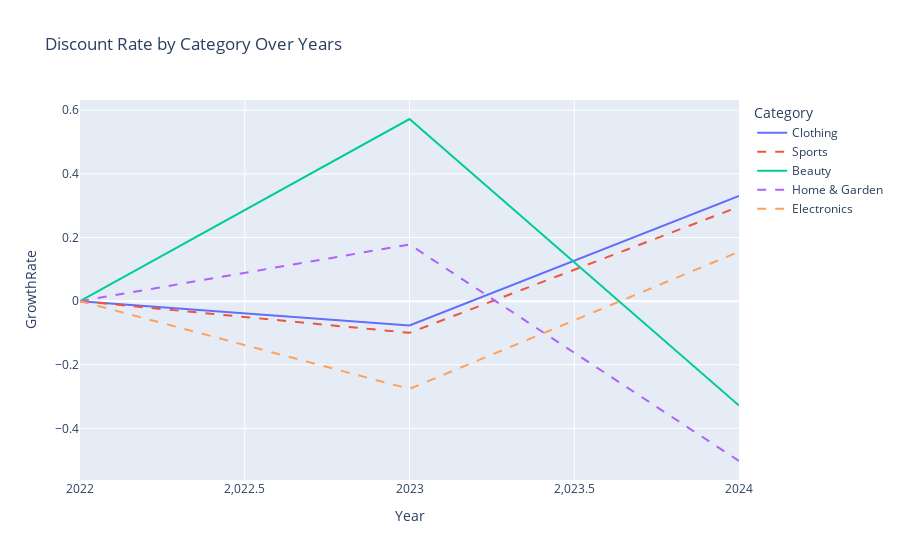

This figure's notebook cell:
### Code cell
# Assuming you have sales_by_category_year DataFrame already calculated

# Define custom category order
category_order = ['Clothing', 'Sports', 'Beauty', 'Home & Garden', 'Electronics']

# Plotting with Plotly Express
fig = px.line(sales_by_category_year, x='Year', y='GrowthRate', color='Category',
              title='Discount Rate by Category Over Years',
              category_orders={'Category': category_order},  # Set category order
              )

# Manually set line dash for specific categories
for category in ['Home & Garden', 'Electronics', 'Sports']:
    fig.update_traces(selector=dict(name=category), line=dict(dash='dash'))

# Show the plot
fig.show()

### Figure 1 — Plotly figure (JSON) as saved in the notebook; plotly's stock layout.template omitted (floating-point values rounded to 4 significant figures)
{"data": [{"hovertemplate": "Category=Clothing<br>Year=%{x}<br>GrowthRate=%{y}<extra></extra>", "legendgroup": "Clothing", "line": {"color": "#636efa", "dash": "solid"}, "marker": {"symbol": "circle"}, "mode": "lines", "name": "Clothing", "orientation": "v", "showlegend": true, "type": "scatter", "x": [2022, 2023, 2024], "xaxis": "x", "y": [0, -0.07637, 0.3305], "yaxis": "y"}, {"hovertemplate": "Category=Sports<br>Year=%{x}<br>GrowthRate=%{y}<extra></extra>", "legendgroup": "Sports", "line": {"color": "#EF553B", "dash": "dash"}, "marker": {"symbol": "circle"}, "mode": "lines", "name": "Sports", "orientation": "v", "showlegend": true, "type": "scatter", "x": [2022, 2023, 2024], "xaxis": "x", "y": [0, -0.09962, 0.2969], "yaxis": "y"}, {"hovertemplate": "Category=Beauty<br>Year=%{x}<br>GrowthRate=%{y}<extra></extra>", "legendgroup": "Beauty", "line": {"color": "#00cc96", "dash": "solid"}, "marker": {"symbol": "circle"}, "mode": "lines", "name": "Beauty", "orientation": "v", "showlegend": true, "type": "scatter", "x": [2022, 2023, 2024], "xaxis": "x", "y": [0, 0.5725, -0.3282], "yaxis": "y"}, {"hovertemplate": "Category=Home & Garden<br>Year=%{x}<br>GrowthRate=%{y}<extra></extra>", "legendgroup": "Home & Garden", "line": {"color": "#ab63fa", "dash": "dash"}, "marker": {"symbol": "circle"}, "mode": "lines", "name": "Home & Garden", "orientation": "v", "showlegend": true, "type": "scatter", "x": [2022, 2023, 2024], "xaxis": "x", "y": [0, 0.178, -0.5024], "yaxis": "y"}, {"hovertemplate": "Category=Electronics<br>Year=%{x}<br>GrowthRate=%{y}<extra></extra>", "legendgroup": "Electronics", "line": {"color": "#FFA15A", "dash": "dash"}, "marker": {"symbol": "circle"}, "mode": "lines", "name": "Electronics", "orientation": "v", "showlegend": true, "type": "scatter", "x": [2022, 2023, 2024], "xaxis": "x", "y": [0, -0.2759, 0.1554], "yaxis": "y"}], "layout": {"legend": {"title": {"text": "Category"}, "tracegroupgap": 0}, "title": {"text": "Discount Rate by Category Over Years"}, "xaxis": {"anchor": "y", "domain": [0, 1], "title": {"text": "Year"}}, "yaxis": {"anchor": "x", "domain": [0, 1], "title": {"text": "GrowthRate"}}}}
